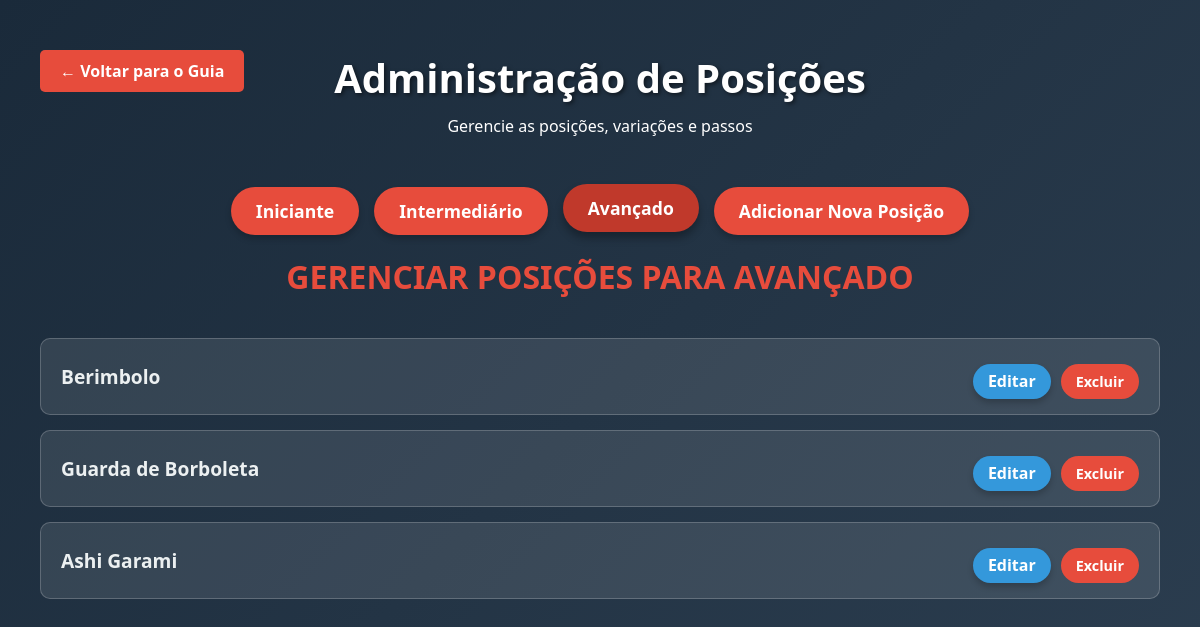
/avancAdm, run on an earlier commit of the app's database.
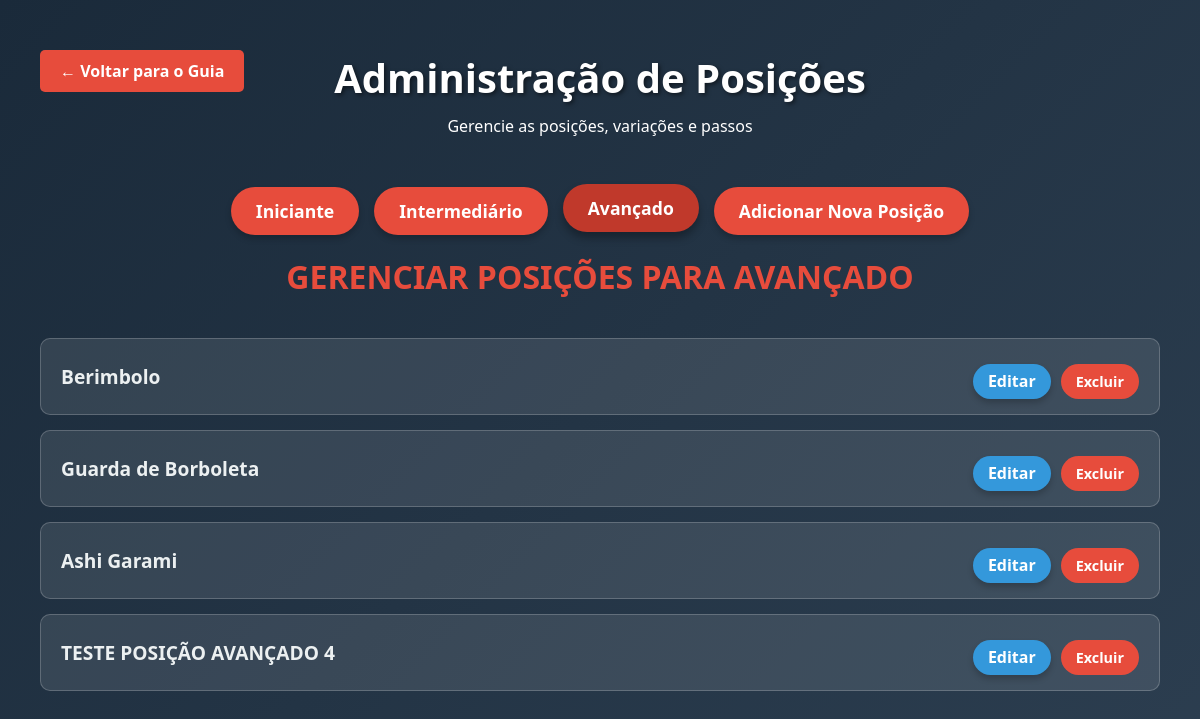
And on a later commit of the database.
### models/guia.py (models this page shows, shortened)
class Position(db.Model):
    __tablename__ = 'positions'
    id = db.Column(db.Integer, primary_key=True)
    name = db.Column(db.String(100), nullable=False)
    description = db.Column(db.Text, nullable=False)
    image = db.Column(db.String(100), nullable=True) # A imagem da posição
    level = db.Column(db.String(50), nullable=False)
    variations = db.relationship('Variation', backref='position', lazy=True, cascade="all, delete-orphan")

### controllers/controller.py (the view)
def avancadm():
    positions = Position.query.filter_by(level='advanced').all()
    return render_template('adm/avanc_adm.html',positions=positions)

### view/adm/avanc_adm.html (shortened to what this page needs)
{% extends 'templates/base.html' %}
    {% block conteudo %}
    <header>
        <div>
            <a href="{{ url_for('guiabjj_route') }}" class="back-button" style="display: block; text-decoration: none;">← Voltar para o Guia</a>
        </div>
        <h1>Administração de Posições</h1>
        <p>Gerencie as posições, variações e passos</p>
    </header>
    <div class="controls admin-controls">
        <a href="{{ url_for('admin_route') }}" class="level-btn">Iniciante</a>
        <a href="{{ url_for('interadm_route') }}" class="level-btn">Intermediário</a>
        <a href="{{ url_for('avancadm_route') }}" class="level-btn active">Avançado</a>
        <a href="{{ url_for('add_position_advanced') }}" class="add-position-btn">Adicionar Nova Posição</a>
    </div>
    <div id="admin-content-container">
        <h2 class="level-header">Gerenciar Posições para Avançado</h2>
        <div class="admin-list">
            {% for position in positions %}
            <div class="admin-position-item">
                <span>{{ position.name }}</span>
                <div class="admin-position-actions">
                    <a class="action-btn edit-btn" href="{{ url_for('edit_position_advanced', position_id=position.id) }}" >Editar</a>
                     <form action="{{ url_for('delete_position_advanced', position_id=position.id) }}" method="post" onsubmit="return confirm('Tem certeza que deseja excluir esta posição?');" >
                        <button class="action-btn delete-btn" type="submit" >Excluir</button>
                    </form>
                </div>
            </div>
            {% endfor %}
        </div>
    </div>
{% endblock %}

What changed in the data, as far as the page shows it:
added Position: name "TESTE POSIÇÃO AVANÇADO 4"
